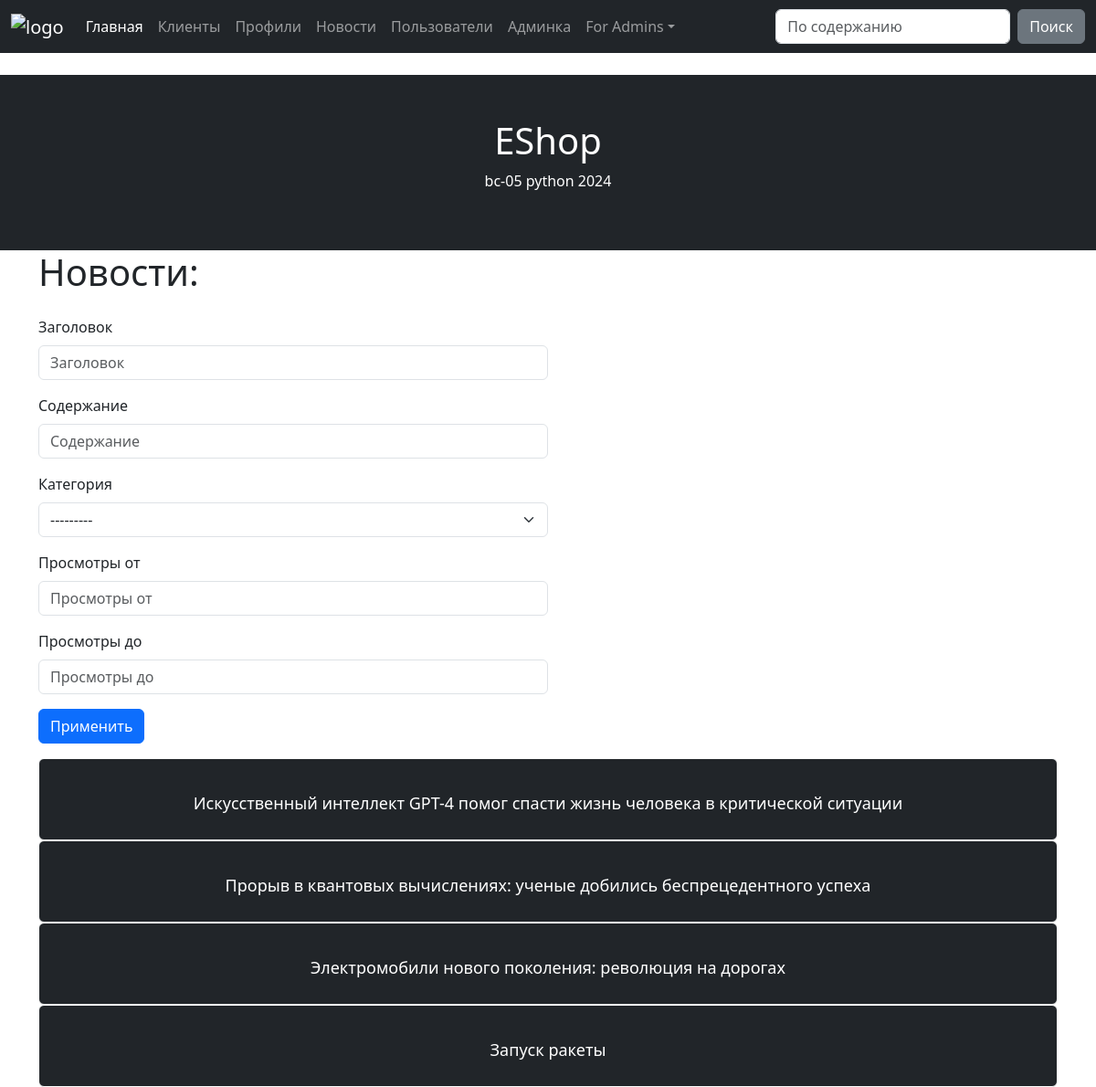
Page /news/ on the committed database.
### news/models.py (models this page shows, shortened)
class New(models.Model):
    title = models.CharField(verbose_name="Заголовок", max_length=100)
    article = models.TextField(verbose_name="Содержание")
    photo_url = models.URLField(verbose_name="Ссылка на фото", max_length=200, null=True, blank=True)
    category = models.ForeignKey(
        to=NewsCategory,
        verbose_name="Категория",
        on_delete=models.SET_NULL,
        null=True, blank=True,
    )
    views = models.IntegerField(verbose_name="Общее кол-во просмотров",default=0, null=True, blank=True)
    user_views = models.ManyToManyField(
        to=User,
        verbose_name="Уникальные просмотры пользователей",
        blank=True,
    )

### news/views.py (the view)
# urls.py: path('news/', news_view, name='news'),
def news_view(request):
    news_list = New.objects.all()
    filter_object = NewFilter(
        data=request.GET,
        queryset=news_list
    )
    context = {"filter_object": filter_object}
    return render(request, 'news.html', context)

### news/models.py (called while the page is built)
    def __str__(self):
        return self.name

### news/templates/news.html
{% extends 'base.html' %}
{% load django_bootstrap5 %}
{% block content %}
    <h1>Новости:</h1>
    <p class="row">
        <form class="col-lg-6" method="get">
            {% bootstrap_form filter_object.form %}
            <button class="btn btn-primary">Применить</button>
        </form>
    </p>
    {% for new in filter_object.qs %}
        <div class="card bg-dark text-white">
            <div class="card-body">
                <h1 style="text-align: center;"><a href="/news/{{ new.id }}/" style="color: white; font-size: 18px;">{{ new.title }}</a></h1>
            </div>
        </div>
    {% endfor %}
{% endblock %}

### core/static/style.css (style rules this page uses)
a:link { text-decoration: none; }
.card { border: 1px solid white !important; }

### rows in the picture
New: title "Искусственный интеллект GPT-4 помог спасти жизнь человека в критической ситуации"
New: title "Прорыв в квантовых вычислениях: ученые добились беспрецедентного успеха"
New: title "Электромобили нового поколения: революция на дорогах"
New: title "Запуск ракеты"
